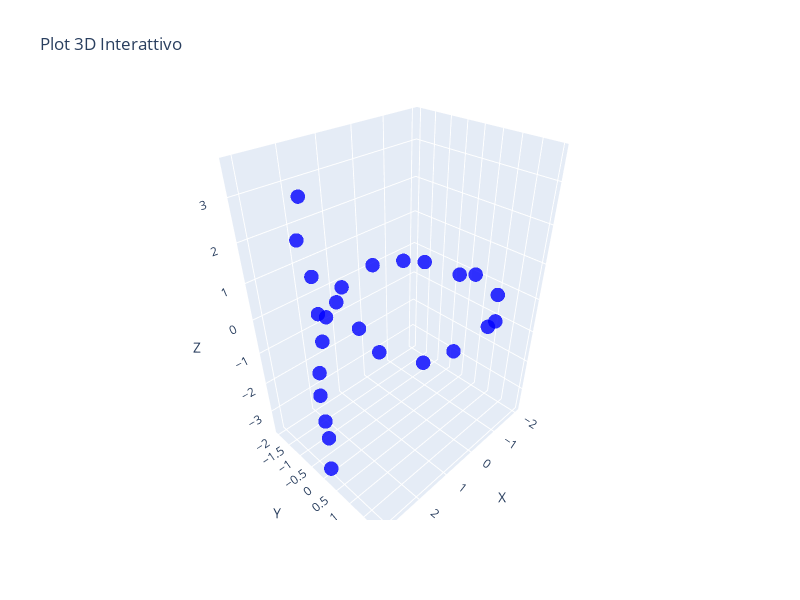
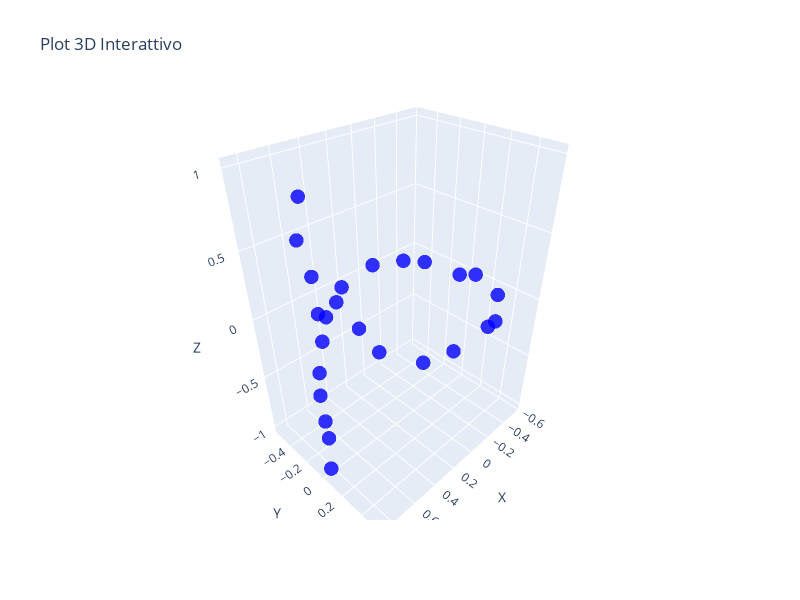

The cell these charts' notebook holds for them, in order:
### Code cell
#plot_3d_points('/Users/franci/Desktop/Tesi/code/simulazioni/otto/otto_10.txt')
#plot_3d_points(Y_t_scaled[10])

plot_3d_points('/Users/franci/Desktop/Tesi/code/simulazioni/line_circle/line_circle15.txt')
plot_3d_points('/Users/franci/Desktop/Tesi/code/simulazioni/line_circle/line_circle15-Copy1.txt')

### Figure 1 — Plotly figure (JSON) as saved in the notebook; plotly's stock layout.template omitted (floating-point values rounded to 4 significant figures)
{"data": [{"marker": {"color": "blue", "opacity": 0.8, "size": 5}, "mode": "markers", "name": "Punti 3D", "type": "scatter3d", "x": [1.813, 1.932, 1.483, 0.6442, -0.2353, -0.8915, -1.595, -2.009, -1.934, -1.701, -1.14, -0.3655, 0.7202, 1.414, 1.998, 3.033, 2.908, 2.969, 2.999, 3.035, 2.912, 2.934, 2.977, 3.09, 2.993], "y": [-0.04598, 0.7383, 1.606, 1.737, 1.967, 1.732, 1.264, 0.2521, -0.2176, -1.292, -1.579, -1.982, -2.001, -1.346, -0.9989, 0.0364, -0.09311, -0.06494, -0.09162, 0.0428, 0.09409, 0.08514, 0.07506, -0.09344, -0.02422], "z": [0.09989, -0.04684, -0.08396, -0.1918, 0.134, -0.1819, 0.01944, -0.006015, -0.1746, -0.1258, 0.02583, 0.03894, -0.1871, -0.007626, 0.01945, -3.597, -2.676, -2.017, -1.175, -0.3839, 0.4335, 1.136, 2.009, 2.748, 3.567]}], "layout": {"height": 600, "scene": {"aspectmode": "data", "xaxis": {"title": {"text": "X"}}, "yaxis": {"title": {"text": "Y"}}, "zaxis": {"title": {"text": "Z"}}}, "title": {"text": "Plot 3D Interattivo"}, "width": 800}}

### Figure 2 — Plotly figure (JSON) as saved in the notebook; plotly's stock layout.template omitted (floating-point values rounded to 4 significant figures)
{"data": [{"marker": {"color": "blue", "opacity": 0.8, "size": 5}, "mode": "markers", "name": "Punti 3D", "type": "scatter3d", "x": [0.504, 0.5373, 0.4124, 0.1791, -0.06541, -0.2479, -0.4434, -0.5584, -0.5376, -0.473, -0.3169, -0.1016, 0.2002, 0.3932, 0.5556, 0.8434, 0.8085, 0.8254, 0.8338, 0.8439, 0.8095, 0.8156, 0.8277, 0.8592, 0.8321], "y": [-0.01278, 0.2053, 0.4466, 0.483, 0.547, 0.4814, 0.3513, 0.0701, -0.06049, -0.3591, -0.4391, -0.5511, -0.5563, -0.3743, -0.2777, 0.01012, -0.02589, -0.01805, -0.02547, 0.0119, 0.02616, 0.02367, 0.02087, -0.02598, -0.006734], "z": [0.02777, -0.01302, -0.02334, -0.05331, 0.03726, -0.05057, 0.005404, -0.001672, -0.04855, -0.03499, 0.007181, 0.01083, -0.05201, -0.00212, 0.005408, -1.0, -0.7441, -0.5607, -0.3266, -0.1067, 0.1205, 0.3159, 0.5585, 0.764, 0.9917]}], "layout": {"height": 600, "scene": {"aspectmode": "data", "xaxis": {"title": {"text": "X"}}, "yaxis": {"title": {"text": "Y"}}, "zaxis": {"title": {"text": "Z"}}}, "title": {"text": "Plot 3D Interattivo"}, "width": 800}}
